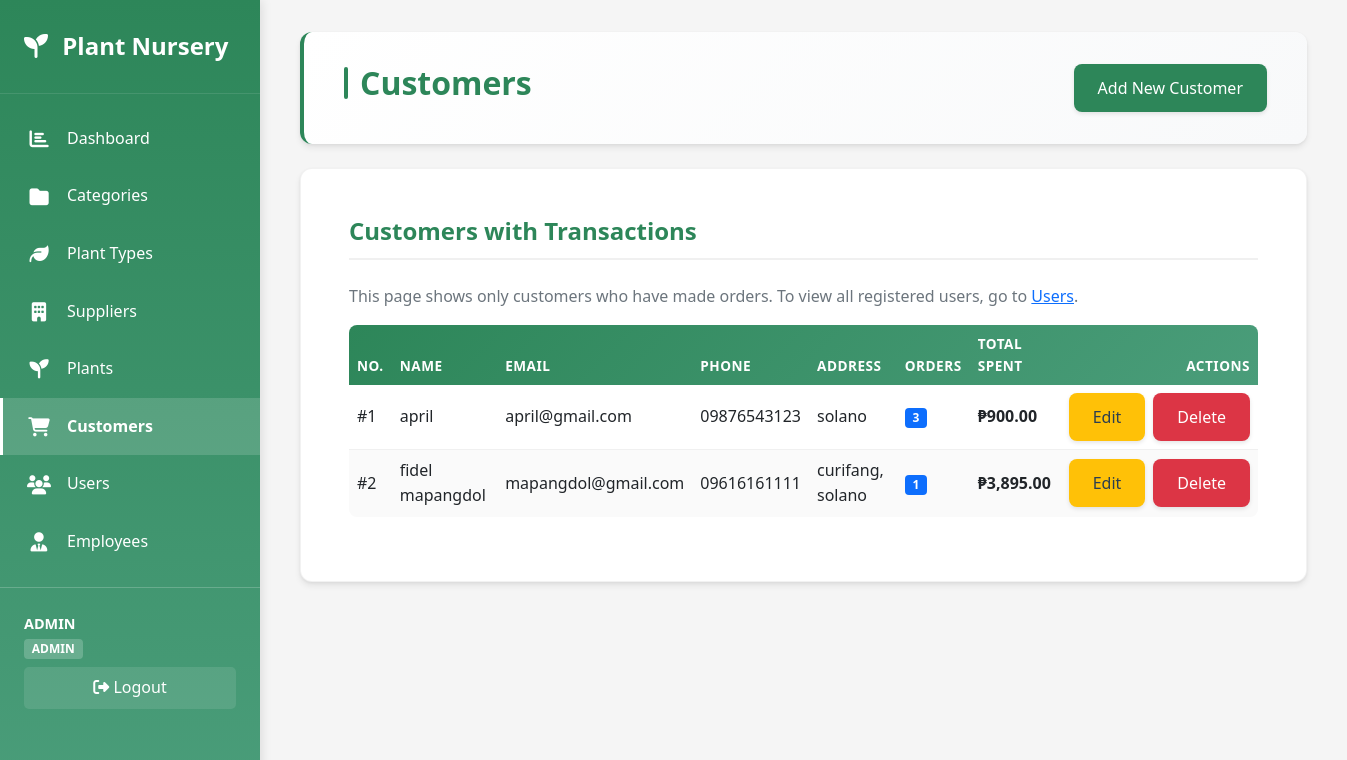
Screenshot of /customer/costumerpage.php (signed in) with the database file from the repository.
### tables this page shows
CREATE TABLE `customer`  (
  `CustomerID` int NOT NULL AUTO_INCREMENT,
  `Name` varchar(100) NOT NULL,
  `Email` varchar(100) NULL DEFAULT NULL,
  `Phone` varchar(20) NULL DEFAULT NULL,
  `Address` varchar(255) NULL DEFAULT NULL,
  PRIMARY KEY (`CustomerID`) USING BTREE,
  INDEX `idx_name`(`Name` ASC) USING BTREE,
  INDEX `idx_email`(`Email` ASC) USING BTREE
);

### customer/costumerpage.php (the view, shortened to what this page needs)
<?php
require_once '../config/database.php';
$result = mysqli_query($conn, "
    SELECT DISTINCT c.*,
           COUNT(o.OrderID) as OrderCount,
           COALESCE(SUM(o.TotalAmount), 0) as TotalSpent
    FROM customer c
    INNER JOIN `order` o ON c.CustomerID = o.CustomerID
    GROUP BY c.CustomerID
    ORDER BY c.Name
");
$customers = mysqli_fetch_all($result, MYSQLI_ASSOC);
include '../includes/header.php';
?>
<div class="page-header mb-4">
    <h2>Customers</h2>
    <a href="create.php" class="btn btn-primary">Add New Customer</a>
</div>
<div class="card">
    <div class="card-body">
        <h3 class="card-title mb-4" style="color: var(--primary-color);">Customers with Transactions</h3>
        <p class="text-muted mb-3">This page shows only customers who have made orders. To view all registered users, go to <a href="../user/userspage.php">Users</a>.</p>
        <?php if (count($customers) > 0): ?>
            <div class="table-responsive">
                <table class="table table-hover">
                    <thead>
                        <tr>
                            <th>No.</th>
                            <th>Name</th>
                            <th>Email</th>
                            <th>Phone</th>
                            <th>Address</th>
                            <th>Orders</th>
                            <th>Total Spent</th>
                            <th class="text-end">Actions</th>
                        </tr>
                    </thead>
                    <tbody>
                        <?php
                        $counter = 1;
                        foreach ($customers as $customer): ?>
                            <tr>
                                <td>#<?php echo $counter; ?></td>
                                <td><?php echo htmlspecialchars($customer['Name']); ?></td>
                                <td><?php echo htmlspecialchars($customer['Email'] ?? 'N/A'); ?></td>
                                <td><?php echo htmlspecialchars($customer['Phone'] ?? 'N/A'); ?></td>
                                <td><?php echo htmlspecialchars($customer['Address'] ?? 'N/A'); ?></td>
                                <td><span class="badge bg-primary"><?php echo $customer['OrderCount']; ?></span></td>
                                <td><strong>₱<?php echo number_format($customer['TotalSpent'], 2); ?></strong></td>
                                <td class="text-end">
                                    <div class="d-flex gap-2 justify-content-end">
                                        <a href="edit.php?id=<?php echo $customer['CustomerID']; ?>" class="btn btn-warning btn-sm">Edit</a>
                                        <a href="delete.php?id=<?php echo $customer['CustomerID']; ?>" class="btn btn-danger btn-sm" onclick="return confirm('Are you sure?')">Delete</a>
                                    </div>
                                </td>
                            </tr>
                        <?php
                        $counter++;
                        endforeach; ?>
                    </tbody>
                </table>
            </div>
        <?php else: ?>
            <div class="text-center py-5">
                <p class="text-muted mb-0">No customers found. <a href="create.php">Create one now</a></p>
            </div>
        <?php endif; ?>
    </div>
</div>
<?php include '../includes/footer.php'; ?>

### assets/css/style.css (style rules this page uses)
* { margin: 0; padding: 0; box-sizing: border-box; }
:root { --primary-color: #2d8659; --secondary-color: #4a9d7a; --accent-color: #6bb896; --danger-color: #dc3545; --warning-color: #ffc107; --success-color: #28a745; --dark-color: #2c3e50; --light-color: #f8f9fa; --border-color: #dee2e6; --text-color: #333; --text-light: #666; }
body { font-family: 'Segoe UI', Tahoma, Geneva, Verdana, sans-serif; background-color: #f5f5f5; color: var(--text-color); line-height: 1.6; display: flex; min-height: 100vh; }
.page-header { background: linear-gradient(135deg, #ffffff 0%, #f8f9fa 100%); padding: 2rem 2.5rem; border-radius: 12px; box-shadow: 0 4px 6px rgba(0,0,0,0.07), 0 1px 3px rgba(0,0,0,0.06); margin-bottom: 2rem; display: flex; justify-content: space-between; align-items: flex-start; border-left: 4px solid var(--primary-color); flex-wrap: wrap; gap: 1rem; }
.page-header h2 { color: var(--primary-color); font-size: 2rem; font-weight: 700; margin: 0; display: flex; align-items: center; gap: 0.75rem; }
.page-header h2::before { content: ''; width: 4px; height: 2rem; background: var(--primary-color); border-radius: 2px; }
.btn { display: inline-block; padding: 0.75rem 1.5rem; border: none; border-radius: 8px; text-decoration: none; font-weight: 500; cursor: pointer; transition: all 0.3s ease; font-size: 1rem; box-shadow: 0 2px 4px rgba(0,0,0,0.1); position: relative; overflow: hidden; }
.btn::before { content: ''; position: absolute; top: 50%; left: 50%; width: 0; height: 0; border-radius: 50%; background: rgba(255,255,255,0.3); transform: translate(-50%, -50%); transition: width 0.6s, height 0.6s; }
.btn-primary { background-color: var(--primary-color); color: white; }
.btn-danger { background-color: var(--danger-color); color: white; }
.btn-warning { background-color: var(--warning-color); color: var(--dark-color); }
.card { background: white; border-radius: 12px; box-shadow: 0 4px 6px rgba(0,0,0,0.07), 0 1px 3px rgba(0,0,0,0.06); padding: 2rem; margin-bottom: 2rem; transition: box-shadow 0.3s ease, transform 0.2s ease; border: 1px solid rgba(0,0,0,0.05); }
.card h3 { color: var(--primary-color); margin-top: 0; margin-bottom: 1.5rem; font-size: 1.5rem; font-weight: 600; border-bottom: 2px solid #f0f0f0; padding-bottom: 0.75rem; }
table { width: 100%; border-collapse: separate; border-spacing: 0; background: white; border-radius: 8px; overflow: hidden; }
table thead { background: linear-gradient(135deg, var(--primary-color), var(--secondary-color)); color: white; }
table thead th { padding: 1.25rem 1rem; text-align: left; font-weight: 600; text-transform: uppercase; font-size: 0.85rem; letter-spacing: 0.5px; border: none; }
table tbody tr { transition: background-color 0.2s ease; }
table tbody td { padding: 1.25rem 1rem; text-align: left; border-bottom: 1px solid #f0f0f0; vertical-align: middle; }
table tbody tr:last-child td { border-bottom: none; }
table tbody tr:nth-child(even) { background-color: #fafafa; }
.gap-2 { gap: 0.5rem !important; }

### rows the page displays
customer: Name "april", Email "april@gmail.com", Phone "09876543123", Address "solano", OrderCount "3", TotalSpent "900.00"
customer: Name "fidel mapangdol", Email "mapangdol@gmail.com", Phone "09616161111", Address "curifang, solano", OrderCount "1", TotalSpent "3,895.00"

### other values shown
$_SESSION['username'] "ADMIN"
$_SESSION['role'] "ADMIN"
